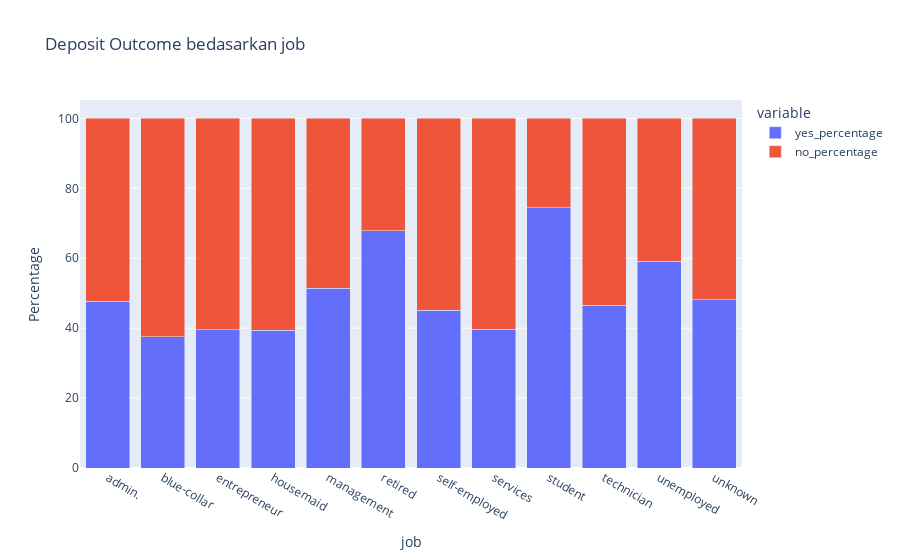

Write notebook code for a chart like this one.
### Code cell
# Mengelompokkan data bedasarkan job dan deposit
grouped_data = df.groupby(['job', 'deposit'])['deposit'].count().unstack()

# Menghitung persentase
grouped_data['total'] = grouped_data.sum(axis=1)
grouped_data['yes_percentage'] = grouped_data['yes'] / grouped_data['total'] * 100
grouped_data['no_percentage'] = grouped_data['no'] / grouped_data['total'] * 100

# Reset index
grouped_data = grouped_data.reset_index()

# Membuat stacked bar plot
fig = px.bar(grouped_data, x='job', y=['yes_percentage', 'no_percentage'],
             title='Deposit Outcome bedasarkan job', barmode='stack')

# Set y-axis label
fig.update_yaxes(title_text='Percentage')


fig.show()

### Figure 1 — Plotly figure (JSON) as saved in the notebook; plotly's stock layout.template omitted (floating-point values rounded to 4 significant figures)
{"data": [{"alignmentgroup": "True", "hovertemplate": "variable=yes_percentage<br>job=%{x}<br>value=%{y}<extra></extra>", "legendgroup": "yes_percentage", "marker": {"color": "#636efa", "pattern": {"shape": ""}}, "name": "yes_percentage", "offsetgroup": "yes_percentage", "orientation": "v", "showlegend": true, "textposition": "auto", "type": "bar", "x": ["admin.", "blue-collar", "entrepreneur", "housemaid", "management", "retired", "self-employed", "services", "student", "technician", "unemployed", "unknown"], "xaxis": "x", "y": [47.69, 37.49, 39.48, 39.34, 51.38, 67.84, 45.16, 39.63, 74.49, 46.58, 59.11, 48.15], "yaxis": "y"}, {"alignmentgroup": "True", "hovertemplate": "variable=no_percentage<br>job=%{x}<br>value=%{y}<extra></extra>", "legendgroup": "no_percentage", "marker": {"color": "#EF553B", "pattern": {"shape": ""}}, "name": "no_percentage", "offsetgroup": "no_percentage", "orientation": "v", "showlegend": true, "textposition": "auto", "type": "bar", "x": ["admin.", "blue-collar", "entrepreneur", "housemaid", "management", "retired", "self-employed", "services", "student", "technician", "unemployed", "unknown"], "xaxis": "x", "y": [52.31, 62.51, 60.52, 60.66, 48.62, 32.16, 54.84, 60.37, 25.51, 53.42, 40.89, 51.85], "yaxis": "y"}], "layout": {"barmode": "stack", "legend": {"title": {"text": "variable"}, "tracegroupgap": 0}, "title": {"text": "Deposit Outcome bedasarkan job"}, "xaxis": {"anchor": "y", "domain": [0, 1], "title": {"text": "job"}}, "yaxis": {"anchor": "x", "domain": [0, 1], "title": {"text": "Percentage"}}}}
